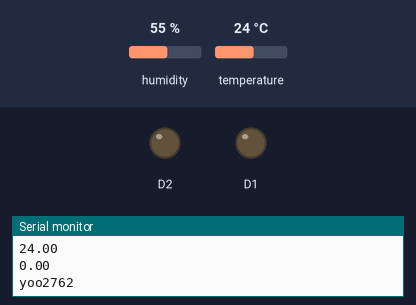
A sketch run on a simulated ESP8266 (NodeMCU). Parts: output pins drawn as LEDs (lit = HIGH), the last lines printed to the serial monitor. The inputs (shaded band) are chosen by the test bench; at power-on: temperature 24 °C, humidity 55 %.

Above: at 3.0 s.
3.1 s: temperature set to 12 °C
At 5.4 s:
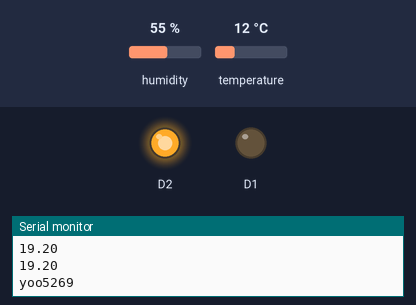
6.5 s: temperature set to 19 °C
At 10.9 s:
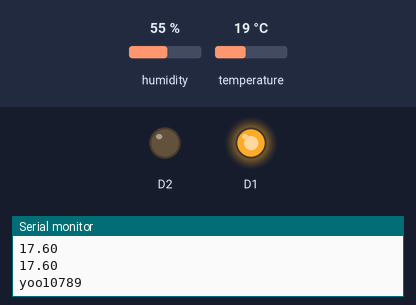
11.5 s: temperature set to 18.1 °C
At 15.5 s:
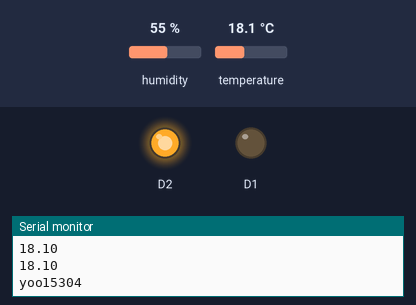
17.5 s: temperature set to 28 °C
At 21.0 s:
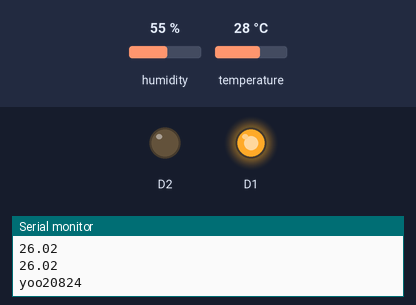
Timing chart, 0 to 26.5 s (numbered marks = the images above; inputs shaded):
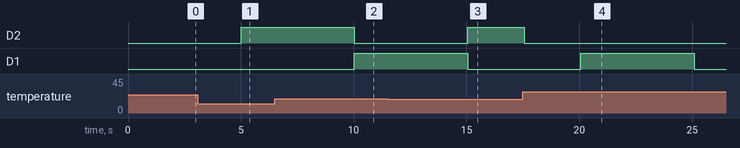

The sketch:

tempAndHumidCapter.ino
```cpp
#include "DHT.h"

#define DHTPIN D4     // what pin we're connected to

// Uncomment whatever type you're using!
#define DHTTYPE DHT12   // DHT 11
//#define DHTTYPE DHT22   // DHT 22  (AM2302)
//#define DHTTYPE DHT21   // DHT 21 (AM2301)

// Initialize DHT sensor.
// Note that older versions of this library took an optional third parameter to
// tweak the timings for faster processors.  This parameter is no longer needed
// as the current DHT reading algorithm adjusts itself to work on faster procs.
DHT dht(DHTPIN, DHTTYPE);
float tab[10];
  int i = 0 ;
  int j;
  float moyTemp = 0;
  bool full = false ;
  float av1 = 0;
  float av2 = 0;

void setup() {
  Serial.begin(9600);
  Serial.println("DHTxx test!");
  pinMode(D1, OUTPUT);
  pinMode(D2, OUTPUT);
  digitalWrite(D1, LOW);
  digitalWrite(D2, LOW);
  digitalWrite(D3, LOW);

  dht.begin();
}

void loop() {
  Serial.print("yoo");
  Serial.println(millis());
  // frequence de meure du capteur est de 1 seconde
 delay(250);


  // Sensor readings may also be up to 2 seconds 'old' (its a very slow sensor)
  float h = dht.readHumidity();
  // Read temperature as Celsius (the default)
  float t = dht.readTemperature();
  // Read temperature as Fahrenheit (isFahrenheit = true)
  float f = dht.readTemperature(true);

    tab[i] = t;

  if (i == 9 ) {
    for(j = 0;j<=9;j++){
      moyTemp += tab[j];
    }
    moyTemp /= 10;


    Serial.print(moyTemp);
    if( av1!=0){
      av2 = moyTemp;
      if (av1<av2){
        digitalWrite(D1, HIGH);
        digitalWrite(D2, LOW);
        digitalWrite(D3, LOW);
      }else if(av1>av2){
        digitalWrite(D2, HIGH);
        digitalWrite(D1, LOW);
        digitalWrite(D3, LOW);
      }else if(av1 == av2){
        digitalWrite(D2, LOW);
        digitalWrite(D1, LOW);
        digitalWrite(D3, HIGH);
      }
      av1=av2;

    }else{
      av1 = moyTemp;
    }

    Serial.print("\t");
    moyTemp = 0;
    i = -1;
  }

  Serial.println(av1);
  Serial.println(av2);


  // Check if any reads failed and exit early (to try again).
  if (isnan(h) || isnan(t) || isnan(f)) {
    Serial.println("Impossible de lire la sonde DHT!");
    return;
  }

  // Compute heat index in Fahrenheit (the default)
  float hif = dht.computeHeatIndex(f, h);
  // Compute heat index in Celsius (isFahreheit = false)
  float hic = dht.computeHeatIndex(t, h, false);

 //Serial.print("Humidity: ");
  //Serial.print(h);
  //Serial.print(" %\t");
  //Serial.print("Temperature: ");
  //Serial.print(t);
  //Serial.print(" *C ");
  //Serial.print(f);
    //Serial.print(" *F\t");
    //Serial.print("Heat index: ");
    //Serial.print(hic);
    //Serial.print(" *C ");
    //Serial.print(hif);
    //Serial.println(" *F");
  i++;
}
```

Measured:
- the behaviour switches between 19 and 18.9 °C on temperature (found by bisection; images 2 and 3)
- after the input at 3.1 s, D2: LOW → HIGH after 1.9 s
- after the input at 6.5 s, D1: LOW → HIGH after 3.5 s
- after the input at 11.5 s, D2: LOW → HIGH after 3.6 s
- after the input at 17.5 s, D1: LOW → HIGH after 2.6 s, → LOW 5.0 s later
